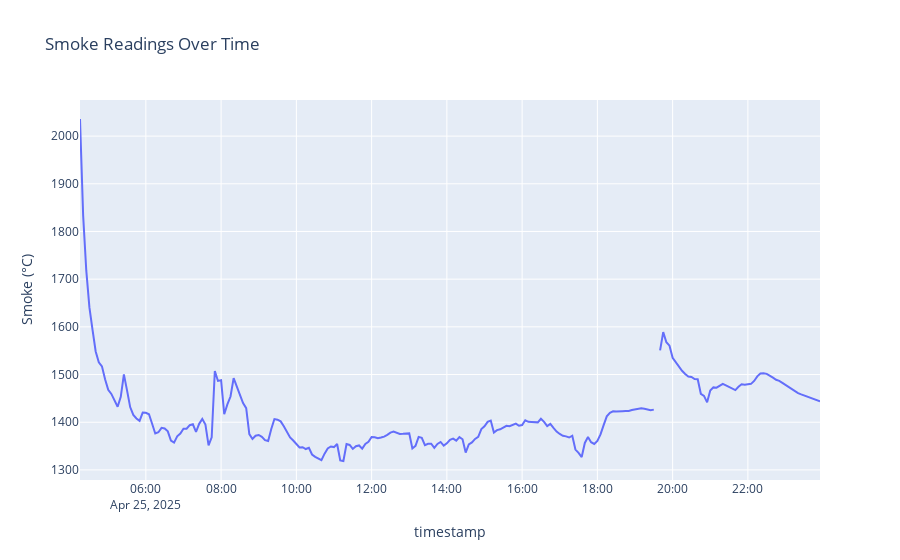

Notebook code cell kept with this figure:
### Code cell
fig = px.line(
    df5_downsampled,
    x=df5_downsampled.index,
    y="smoke",
    labels={"smoke": "Smoke (°C)", "index": "Time"},
    title="Smoke Readings Over Time"
)
fig.show()

### Figure 1 — Plotly figure (JSON) as saved in the notebook; plotly's stock layout.template omitted (floating-point values rounded to 4 significant figures; data arrays with more than 128 entries replaced by an {"elided": "..."} marker saying what was removed)
{"data": [{"hovertemplate": "timestamp=%{x}<br>Smoke (°C)=%{y}<extra></extra>", "legendgroup": "", "line": {"color": "#636efa", "dash": "solid"}, "marker": {"symbol": "circle"}, "mode": "lines", "name": "", "orientation": "v", "showlegend": false, "type": "scatter", "x": {"elided": "237 str values"}, "xaxis": "x", "y": {"elided": "237 float values"}, "yaxis": "y"}], "layout": {"legend": {"tracegroupgap": 0}, "title": {"text": "Smoke Readings Over Time"}, "xaxis": {"anchor": "y", "domain": [0, 1], "title": {"text": "timestamp"}}, "yaxis": {"anchor": "x", "domain": [0, 1], "title": {"text": "Smoke (°C)"}}}}
